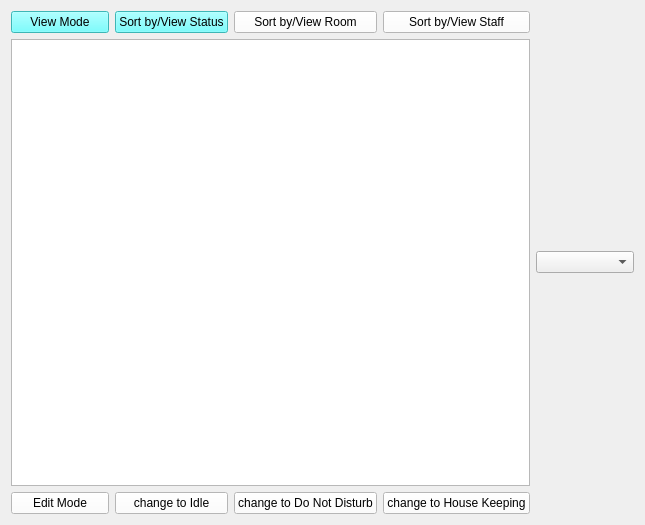
<?xml version="1.0" encoding="UTF-8"?>
<ui version="4.0">
 <class>MainWindow</class>
 <widget class="QMainWindow" name="MainWindow">
  <property name="geometry">
   <rect>
    <x>0</x>
    <y>0</y>
    <width>645</width>
    <height>525</height>
   </rect>
  </property>
  <property name="windowTitle">
   <string>MainWindow</string>
  </property>
  <widget class="QWidget" name="centralWidget">
   <layout class="QVBoxLayout" name="verticalLayout_2">
    <item>
     <layout class="QGridLayout" name="gridLayout">
      <item row="4" column="4">
       <widget class="QComboBox" name="comboBox"/>
      </item>
      <item row="5" column="1">
       <widget class="QPushButton" name="changeStatusIdle">
        <property name="styleSheet">
         <string notr="true">background-color:white</string>
        </property>
        <property name="text">
         <string>change to Idle</string>
        </property>
       </widget>
      </item>
      <item row="5" column="3">
       <widget class="QPushButton" name="changeStatusHK">
        <property name="styleSheet">
         <string notr="true">background-color:rgb(255, 255, 255)</string>
        </property>
        <property name="text">
         <string>change to House Keeping</string>
        </property>
       </widget>
      </item>
      <item row="5" column="2">
       <widget class="QPushButton" name="changeStatusDND">
        <property name="styleSheet">
         <string notr="true">background-color:rgb(255, 255, 255)</string>
        </property>
        <property name="text">
         <string>change to Do Not Disturb</string>
        </property>
       </widget>
      </item>
      <item row="5" column="0">
       <widget class="QPushButton" name="editModeButton">
        <property name="styleSheet">
         <string notr="true">background-color:white</string>
        </property>
        <property name="text">
         <string>Edit Mode</string>
        </property>
       </widget>
      </item>
      <item row="4" column="0" colspan="4">
       <widget class="QTableWidget" name="tableWidget"/>
      </item>
      <item row="1" column="3">
       <widget class="QPushButton" name="viewStaffButton">
        <property name="styleSheet">
         <string notr="true">background-color:rgb(255, 255, 255)</string>
        </property>
        <property name="text">
         <string>Sort by/View Staff</string>
        </property>
       </widget>
      </item>
      <item row="1" column="1">
       <widget class="QPushButton" name="viewStatusButton">
        <property name="styleSheet">
         <string notr="true">background-color:rgb(85, 255, 255)</string>
        </property>
        <property name="text">
         <string>Sort by/View Status</string>
        </property>
       </widget>
      </item>
      <item row="1" column="0">
       <widget class="QPushButton" name="viewModeButton">
        <property name="styleSheet">
         <string notr="true">background-color:rgb(85,255,255)</string>
        </property>
        <property name="text">
         <string>View Mode</string>
        </property>
       </widget>
      </item>
      <item row="1" column="2">
       <widget class="QPushButton" name="viewRoomButton">
        <property name="styleSheet">
         <string notr="true">background-color:rgb(255, 255, 255)</string>
        </property>
        <property name="text">
         <string>Sort by/View Room</string>
        </property>
       </widget>
      </item>
     </layout>
    </item>
   </layout>
  </widget>
 </widget>
 <layoutdefault spacing="6" margin="11"/>
 <resources/>
 <connections/>
</ui>
